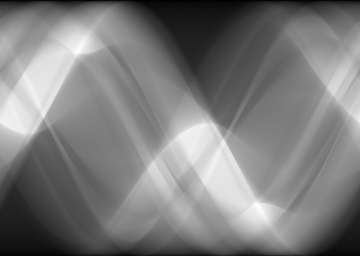
#> input picture autoencoded_inpainting/img/original.png, 360 x 256 px; the run also reads 1 picture not shown here
$ python fourier_space_analysis.py   (older library calls are emulated)
#> lines starting #> are read from the running program, lines starting #| are printed output that depends on the picture; after the words box and inside, x2 and y2 are one past the last pixel; in counts of white or black regions, pixels touching at a corner belong together
import numpy as np
import matplotlib.pyplot as plt
import scipy.misc

# Perform fourier reconstruction with numpy.
rad = scipy.misc.imread('../autoencoded_inpainting/img/original.png')
#> rad is the input picture: shape (256, 360); min 0, max 255, mean 124.1
inp = scipy.misc.imread('../autoencoded_inpainting/img/inpainted.png')

# Perform FFT.
ffts = [np.fft.fft2(rad), np.fft.fft2(inp)]

for idx, fft in enumerate(ffts):

    fshift = np.fft.fftshift(fft)
    magnitude_spectrum = 20*np.log(np.abs(fshift))
    ffts[idx] = magnitude_spectrum

    # Apply filter.
    center = [int(fft.shape[1] / 2), int(fft.shape[0] / 2)]

    y, x = np.ogrid[:fft.shape[0], :fft.shape[1]]
    dist_from_center = np.sqrt((x - center[0]) ** 2 + (y - center[1]) ** 2) * 10

    mask = dist_from_center >= min(fft.shape[0], fft.shape[1]) * 0.5


    rad = np.fft.ifftshift(fshift)
    rad = np.fft.ifft2(rad)
    rad = np.abs(rad)


    # Show results.
    plt.subplot(121),plt.imshow(rad, cmap = 'gray')
    plt.title('Input Image'), plt.xticks([]), plt.yticks([])
    plt.subplot(122),plt.imshow(magnitude_spectrum, cmap = 'gray')
    plt.title('Magnitude Spectrum'), plt.xticks([]), plt.yticks([])
    plt.show()
#> this loop made 2 passes
#> center on passes 1 to 2: [180, 128], [180, 128]
#> pass 1, `magnitude_spectrum = 20*np.log(np.abs(fshift))`:
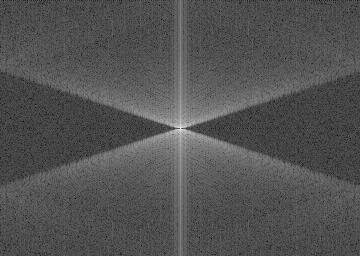
#> magnitude_spectrum: shape (256, 360) float64; min -3.7, max 325, mean 103.7; drawn with min black and max white
#> pass 1, `dist_from_center = np.sqrt((x - center[0]) ** 2 + (y - center[1]) ** 2..`:
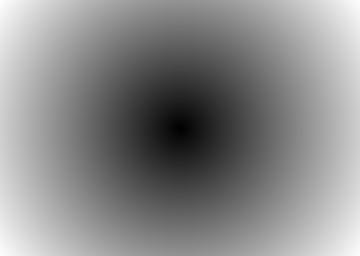
#> dist_from_center: shape (256, 360) float64; min 0, max 2208.7, mean 1188.6; drawn with min black and max white
#> pass 1, `mask = dist_from_center >= min(fft.shape[0], fft.shape[1]) * 0.5`:
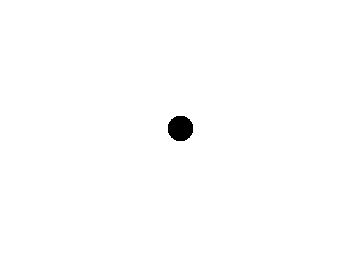
#> mask: shape (256, 360) bool; 99.4% white; 1 black region, box (x1, y1, x2, y2) and area: (168, 116, 193, 141) 509
#> pass 1, `plt.show()`:
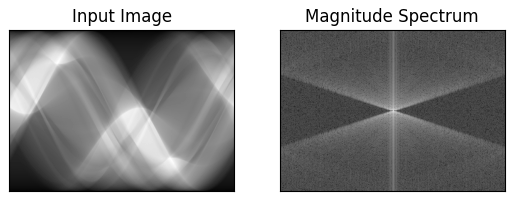
#> figure drawn by matplotlib, 2 panels
#> pass 2, `plt.show()`:
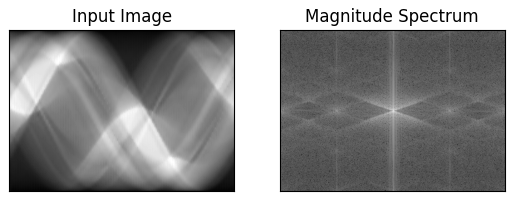
#> figure drawn by matplotlib, 2 panels
#> after the loop, ffts = 2 items

# Show difference image.
dif = ffts[0] - ffts[1]
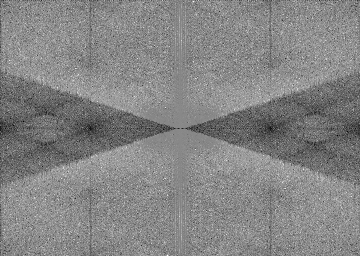
#> dif: shape (256, 360) float64; min -136.5, max 118, mean -4; drawn with min black and max white
plt.imshow(dif, cmap='gray')
plt.colorbar()
plt.show()
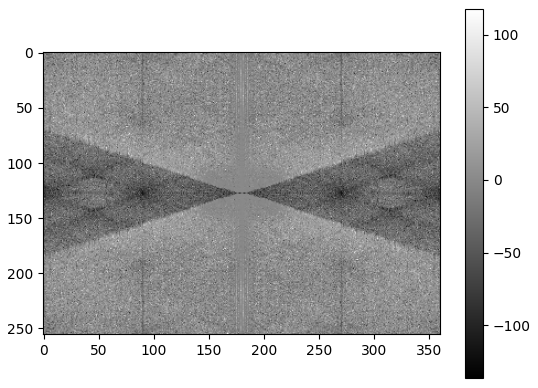
#> figure drawn by matplotlib, 2 panels
